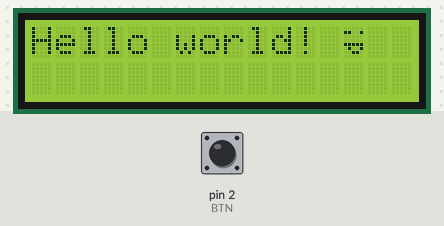
Recording of a sketch running on a simulated Arduino Uno, built with avr-gcc and run on an emulated ATmega328P. Parts: 16×2 character LCD. The test bench sets the inputs (shaded band); at power-on: pin 2 (BTN) LOW.

Above: at 1.2 s.
1.3 s: pin 2 (BTN) pulled HIGH for 0.15 s
At 1.7 s:
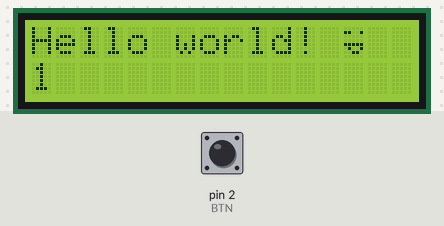
2.9 s: pin 2 (BTN) pulled HIGH for 1 s
At 4.1 s:
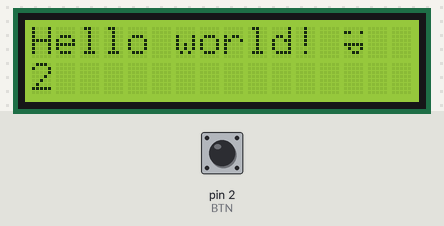
5.4 s: pin 2 (BTN) pulled HIGH for 0.15 s
At 6.1 s:
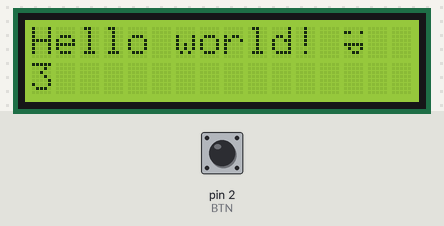
7.0 s: pin 2 (BTN) pulled HIGH for 1 s
At 8.4 s:
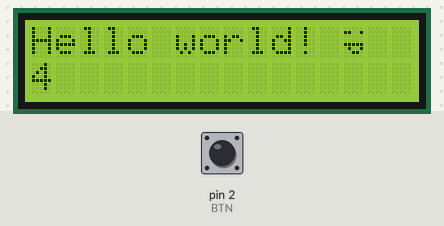
Timing chart, 0 to 10.0 s (numbered marks = the images above; inputs shaded):
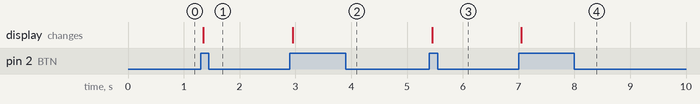

The sketch:

Example-3_Dot-Matrix-LCD-Printing.ino
```cpp
#include <LiquidCrystal.h> // Include the built-in LiquidCrystal.h library
#include <Bounce2.h> // To debounce button presses

// Pin defines
#define RS 3
#define E 4
#define D4 5
#define D5 6
#define D6 7
#define D7 8
// RW -> GND
// VSS -> GND
// VDD -> 5V
// 10k potentiometer between GND VO and VDD
// A through 220ohm resistor to +5V
// K -> GND

#define BTN 2 // BTN is on pin 2
bool buttonState = false;

// We make a byte array. This becomes our custom character on the display:
byte blinkey[8] =
{
  B00000,
  B11001,
  B00000,
  B00000,
  B11111,
  B01001,
  B00110
};

LiquidCrystal lcd(RS, E, D4, D5, D6, D7); // We instantiate a LiquidCrystal object, lcd
Bounce button = Bounce(); // We create a Bounce object

unsigned int count = 0; // Count is how many times we pushed the button

void setup() {
  button.attach(BTN, INPUT); // The button's I/O pin is an input, for Bounce2 it's initialized through button.attach()
  button.interval(50); // Set debounce interval

  lcd.createChar(0, blinkey); // createChar funktionen bruges til at sætte vores eget tegn op.

  lcd.begin(16, 2); // LCD'et opsættes med 2 linjer, 16 chars.

  lcd.setCursor(0 /*x*/ , 0 /*y*/); // Cursoren for displayet sættes på koordinaterne 0,0.
  lcd.print("Hello world! "); // Vi udskriver Hello World.

  lcd.write(byte(0)); // Vi skriver vores eget tegn.
}

void loop() {

  // Check for changes on button:
  button.update();
  buttonState = button.rose();

  // We only need to update the display when button is pushed:
  if(buttonState == true) {
    count++; // count is incremented by 1

    lcd.setCursor(0, 1); // We place the cursor
    lcd.print(count); // print count
  }
}
```

Measured:
- after the input at 1.3 s, the display: changes after 0.05 s (image 1)
- after the input at 2.9 s, the display: changes after 0.05 s (image 2)
- after the input at 5.4 s, the display: changes after 0.05 s (image 3)
- after the input at 7.0 s, the display: changes after 0.05 s (image 4)
